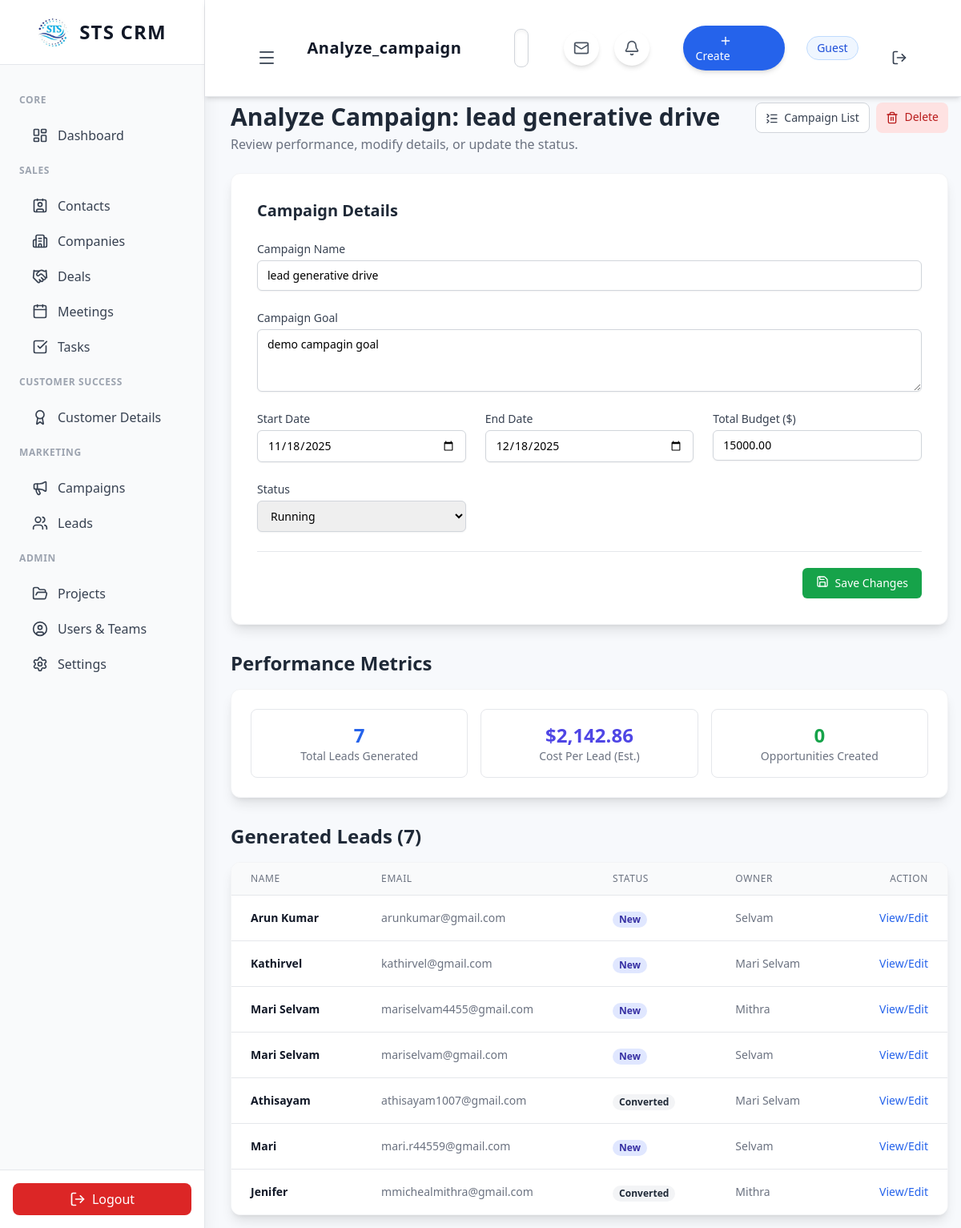
Screenshot of /analyze_campaign.php?id=2 with the database file from the repository.
### tables this page shows
CREATE TABLE `campaigns` (
  `id` int(11) UNSIGNED NOT NULL,
  `name` varchar(255) NOT NULL,
  `goal` text NOT NULL,
  `start_date` date NOT NULL,
  `end_date` date NOT NULL,
  `budget` decimal(10,2) NOT NULL,
  `status` enum('Planned','Running','Completed','Canceled') DEFAULT 'Planned',
  `created_at` timestamp NOT NULL DEFAULT current_timestamp()
);

CREATE TABLE `leads` (
  `id` int(11) UNSIGNED NOT NULL,
  `name` varchar(255) NOT NULL,
  `company` varchar(255) DEFAULT NULL,
  `email` varchar(255) NOT NULL,
  `phone` varchar(50) DEFAULT NULL,
  `status` enum('New','Attempted','Contacted','Qualified','Unqualified','Converted') DEFAULT 'New',
  `source` varchar(100) DEFAULT NULL,
  `owner_id` int(11) UNSIGNED DEFAULT NULL,
  `created_at` timestamp NOT NULL DEFAULT current_timestamp(),
  `updated_at` timestamp NOT NULL DEFAULT current_timestamp() ON UPDATE current_timestamp(),
  `campaign_id` int(11) UNSIGNED DEFAULT NULL,
  `reminder_date` date DEFAULT NULL,
  `reminder_done` tinyint(1) NOT NULL DEFAULT 0,
  `remarks` varchar(500) DEFAULT NULL
);

CREATE TABLE `users` (
  `id` int(11) UNSIGNED NOT NULL,
  `name` varchar(255) NOT NULL,
  `email` varchar(255) NOT NULL,
  `password` varchar(255) NOT NULL COMMENT 'Stores the hashed password',
  `role` varchar(50) NOT NULL DEFAULT 'user' COMMENT 'e.g., admin, user, manager',
  `created_at` datetime DEFAULT current_timestamp(),
  `status` varchar(20) NOT NULL DEFAULT 'Active',
  `team` varchar(100) DEFAULT NULL,
  `email_provider` varchar(50) DEFAULT 'None',
  `email_signature` text DEFAULT NULL,
  `monthly_quota` decimal(15,2) DEFAULT 0.00,
  `email_sync` int(255) DEFAULT NULL,
  `email_password` varchar(500) DEFAULT NULL
);

### analyze_campaign.php (the view, shortened to what this page needs)
<?php
include 'api/db.php';
$campaign_id = isset($_GET['id']) ? (int)$_GET['id'] : 0;
$campaign_sql = "
    SELECT
        id, name, goal, start_date, end_date, budget, status, created_at
    FROM campaigns
    WHERE id = ?
";
$stmt_campaign = $conn->prepare($campaign_sql);
$stmt_campaign->bind_param("i", $campaign_id);
$stmt_campaign->execute();
$campaign_result = $stmt_campaign->get_result();
$campaign = $campaign_result->fetch_assoc();
$statuses = ['Planned', 'Running', 'Completed', 'Canceled'];
$lead_count_sql = "SELECT COUNT(id) AS total_leads FROM leads WHERE campaign_id = ?";
$stmt_count = $conn->prepare($lead_count_sql);
$stmt_count->bind_param("i", $campaign_id);
$stmt_count->execute();
$lead_count_result = $stmt_count->get_result()->fetch_assoc();
$total_leads_generated = $lead_count_result['total_leads'];
$leads_list_sql = "
    SELECT
        l.id, l.name, l.email, l.status, l.source, u.name AS owner_name
    FROM leads l
    LEFT JOIN users u ON l.owner_id = u.id
    WHERE l.campaign_id = ?
    ORDER BY l.created_at DESC
    LIMIT 10 -- Show top 10 leads
";
$stmt_leads = $conn->prepare($leads_list_sql);
$stmt_leads->bind_param("i", $campaign_id);
$stmt_leads->execute();
$leads_list = $stmt_leads->get_result()->fetch_all(MYSQLI_ASSOC);
?>
<div class="flex justify-between items-start mb-6">
    <div>
        <h1 class="text-3xl font-bold text-gray-800">Analyze Campaign: <?= htmlspecialchars($campaign['name']) ?></h1>
        <p class="text-gray-500 mt-1">Review performance, modify details, or update the status.</p>
    </div>
    <div class="mt-4 sm:mt-0 flex space-x-2">
        <a href="marketing.php" class="px-3 py-2 text-sm font-medium rounded-lg border border-gray-300 bg-white text-gray-700 hover:bg-gray-100 transition">
            <i data-lucide="list-collapse" class="w-4 h-4 inline mr-1"></i> Campaign List
        </a>
        <a href="api/delete_campaign_process.php?id=<?= $campaign_id ?>"
           onclick="return confirm('WARNING: Are you sure you want to delete this campaign?');"
           class="px-3 py-2 text-sm font-medium rounded-lg bg-red-100 text-red-700 hover:bg-red-200 transition">
            <i data-lucide="trash-2" class="w-4 h-4 inline mr-1"></i> Delete
        </a>
    </div>
</div>
<div class="bg-white rounded-xl shadow-lg border border-gray-100 p-8 max-w-4xl mb-8">
    <h2 class="text-xl font-bold text-gray-800 mb-6">Campaign Details</h2>
    <form action="analyze_campaign.php?id=<?= $campaign_id ?>" method="POST" class="space-y-6">
        <div>
            <label for="name" class="text-sm font-medium text-gray-700 block">Campaign Name</label>
            <input type="text" id="name" name="name" required
                   value="<?= htmlspecialchars($campaign['name']) ?>"
                   class="mt-1 block w-full border border-gray-300 rounded-md shadow-sm py-2 px-3 focus:ring-blue-500 focus:border-blue-500 sm:text-sm">
        </div>
        <div>
            <label for="goal" class="text-sm font-medium text-gray-700 block">Campaign Goal</label>
            <textarea id="goal" name="goal" rows="3" required
                      class="mt-1 block w-full border border-gray-300 rounded-md shadow-sm py-2 px-3 focus:ring-blue-500 focus:border-blue-500 sm:text-sm"><?= htmlspecialchars($campaign['goal']) ?></textarea>
        </div>
        <div class="grid grid-cols-1 md:grid-cols-3 gap-6">
            <div>
                <label for="start_date" class="text-sm font-medium text-gray-700 block">Start Date</label>
                <input type="date" id="start_date" name="start_date" required
                       value="<?= htmlspecialchars($campaign['start_date']) ?>"
                       class="mt-1 block w-full border border-gray-300 rounded-md shadow-sm py-2 px-3 focus:ring-blue-500 focus:border-blue-500 sm:text-sm">
            </div>
            <div>
                <label for="end_date" class="text-sm font-medium text-gray-700 block">End Date</label>
                <input type="date" id="end_date" name="end_date" required
                       value="<?= htmlspecialchars($campaign['end_date']) ?>"
                       class="mt-1 block w-full border border-gray-300 rounded-md shadow-sm py-2 px-3 focus:ring-blue-500 focus:border-blue-500 sm:text-sm">
            </div>
            <div>
                <label for="budget" class="text-sm font-medium text-gray-700 block">Total Budget ($)</label>
                <input type="number" step="0.01" id="budget" name="budget" required
                       value="<?= number_format($campaign['budget'], 2, '.', '') ?>"
                       class="mt-1 block w-full border border-gray-300 rounded-md shadow-sm py-2 px-3 focus:ring-blue-500 focus:border-blue-500 sm:text-sm">
            </div>
        </div>
        <div class="grid grid-cols-1 md:grid-cols-3 gap-6">
            <div>
                <label for="status" class="text-sm font-medium text-gray-700 block">Status</label>
                <select id="status" name="status" required
                        class="mt-1 block w-full border border-gray-300 rounded-md shadow-sm py-2 px-3 focus:ring-blue-500 focus:border-blue-500 sm:text-sm">
                    <?php foreach($statuses as $s): ?>
                        <option value="<?= $s ?>" <?= ($s == $campaign['status'] ? 'selected' : '') ?>>
                            <?= $s ?>
                        </option>
                    <?php endforeach; ?>
                </select>
            </div>
            <div></div>
            <div></div>
        </div>
        <div class="pt-5 border-t border-gray-200 mt-8">
            <div class="flex justify-end">
                <button type="submit" class="ml-3 inline-flex justify-center py-2 px-4 border border-transparent rounded-md shadow-sm text-sm font-medium text-white bg-green-600 hover:bg-green-700">
                    <i data-lucide="save" class="w-4 h-4 inline mr-2"></i> Save Changes
                </button>
            </div>
        </div>
    </form>
</div>
<div class="mt-8">
    <h2 class="text-2xl font-bold text-gray-800 mb-4">Performance Metrics</h2>
    <div class="bg-white rounded-xl shadow-lg border border-gray-100 p-6 grid grid-cols-3 gap-4 text-center">
        <div class="border p-4 rounded-lg">
            <p class="text-2xl font-semibold text-blue-600"><?= $total_leads_generated ?></p>
            <p class="text-sm text-gray-500">Total Leads Generated</p>
        </div>
        <div class="border p-4 rounded-lg">
            <?php
            $budget = $campaign['budget'];
            $cpl = ($total_leads_generated > 0) ? ($budget / $total_leads_generated) : 0;
            ?>
            <p class="text-2xl font-semibold text-indigo-600">
                $<?= number_format($cpl, 2) ?>
            </p>
            <p class="text-sm text-gray-500">Cost Per Lead (Est.)</p>
        </div>
        <div class="border p-4 rounded-lg">
            <p class="text-2xl font-semibold text-green-600">0</p>
            <p class="text-sm text-gray-500">Opportunities Created</p>
        </div>
    </div>
</div>
<div class="mt-8">
    <h2 class="text-2xl font-bold text-gray-800 mb-4">Generated Leads (<?= $total_leads_generated ?>)</h2>
    <div class="bg-white rounded-xl shadow-lg border border-gray-100 overflow-hidden">
        <div class="overflow-x-auto">
            <table class="min-w-full divide-y divide-gray-200">
                <thead class="bg-gray-50">
                    <tr>
                        <th class="px-6 py-3 text-left text-xs font-medium text-gray-500 uppercase tracking-wider">Name</th>
                        <th class="px-6 py-3 text-left text-xs font-medium text-gray-500 uppercase tracking-wider">Email</th>
                        <th class="px-6 py-3 text-left text-xs font-medium text-gray-500 uppercase tracking-wider">Status</th>
                        <th class="px-6 py-3 text-left text-xs font-medium text-gray-500 uppercase tracking-wider">Owner</th>
                        <th class="px-6 py-3 text-right text-xs font-medium text-gray-500 uppercase tracking-wider">Action</th>
                    </tr>
                </thead>
                <tbody class="bg-white divide-y divide-gray-200">
                    <?php if (empty($leads_list)): ?>
                        <tr>
                            <td colspan="5" class="px-6 py-4 text-center text-sm text-gray-500">No leads have been associated with this campaign yet.</td>
                        </tr>
                    <?php else: ?>
                        <?php foreach ($leads_list as $lead):
                            $status_class = match ($lead['status']) {
                                'New' => 'bg-indigo-100 text-indigo-800',
                                'Attempted' => 'bg-yellow-100 text-yellow-800',
                                'Qualified' => 'bg-green-100 text-green-800',
                                default => 'bg-gray-100 text-gray-800',
                            };
                            ?>
                            <tr class="hover:bg-gray-50 transition duration-150">
                                <td class="px-6 py-4 whitespace-nowrap text-sm font-semibold text-gray-900"><?= htmlspecialchars($lead['name']) ?></td>
                                <td class="px-6 py-4 whitespace-nowrap text-sm text-gray-500"><?= htmlspecialchars($lead['email']) ?></td>
                                <td class="px-6 py-4 whitespace-nowrap">
                                    <span class="px-2 inline-flex text-xs leading-5 font-semibold rounded-full <?= $status_class ?>">
                                        <?= htmlspecialchars($lead['status']) ?>
                                    </span>
                                </td>
                                <td class="px-6 py-4 whitespace-nowrap text-sm text-gray-500"><?= htmlspecialchars($lead['owner_name'] ?? 'Unassigned') ?></td>
                                <td class="px-6 py-4 whitespace-nowrap text-right text-sm font-medium">
                                    <a href="view_lead.php?id=<?= $lead['id'] ?>" class="text-blue-600 hover:text-blue-900">View/Edit</a>
                                </td>
                            </tr>
                        <?php endforeach; ?>
                    <?php endif; ?>
                </tbody>
            </table>
        </div>
    </div>
</div>
<?php
include 'includes/layout.php';
?>

### includes/layout.php (style rules this page uses)
body { background-color: #f7f9fc; }

### rows the page displays
campaigns: name "lead generative drive", goal "demo campagin goal", start_date "11/18/2025", end_date "12/18/2025", budget "15000.00", status "Running"
leads: name "Arun Kumar", email "arunkumar@gmail.com", status "New", owner.name "Selvam"
leads: name "Kathirvel", email "kathirvel@gmail.com", status "New", owner.name "Mari Selvam"
leads: name "Mari Selvam", email "mariselvam4455@gmail.com", status "New", owner.name "Mithra"
leads: name "Mari Selvam", email "mariselvam@gmail.com", status "New", owner.name "Selvam"
leads: name "Athisayam", email "athisayam1007@gmail.com", status "Converted", owner.name "Mari Selvam"
leads: name "Mari", email "mari.r44559@gmail.com", status "New", owner.name "Selvam"
leads: name "Jenifer", email "mmichealmithra@gmail.com", status "Converted", owner.name "Mithra"

### other values shown
str_replace('.php', '', $current_page) "Analyze_campaign"
$_SESSION['user_name'] "Guest"
$total_leads_generated "7"
$cpl "2,142.86"
